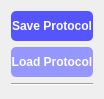
              <widget class="QWidget" name="toolProtocol">
               <property name="geometry">
                <rect>
                 <x>0</x>
                 <y>0</y>
                 <width>104</width>
                 <height>99</height>
                </rect>
               </property>
               <attribute name="label">
                <string>Protocols</string>
               </attribute>
               <layout class="QVBoxLayout" name="verticalLayout_3">
                <item>
                 <widget class="QPushButton" name="buttonSaveProtocol">
                  <property name="minimumSize">
                   <size>
                    <width>0</width>
                    <height>30</height>
                   </size>
                  </property>
                  <property name="styleSheet">
                   <string notr="true">QPushButton{	
background-color : rgb(85, 85, 255);
color:rgb(255, 255, 255);
font: 10pt &quot;Segoe UI&quot;;
font: bold;
border-radius: 5px;
}

QPushButton::checked{background-color :rgb(85, 255, 127);}

QPushButton::pressed{background-color :rgb(85, 170, 250);}</string>
                  </property>
                  <property name="text">
                   <string>Save Protocol</string>
                  </property>
                 </widget>
                </item>
                <item>
                 <widget class="QPushButton" name="buttonLoadProtocol">
                  <property name="minimumSize">
                   <size>
                    <width>0</width>
                    <height>30</height>
                   </size>
                  </property>
                  <property name="styleSheet">
                   <string notr="true">QPushButton{	
background-color : rgb(150, 150, 255);
color:rgb(255, 255, 255);
font: 10pt &quot;Segoe UI&quot;;
font: bold;
border-radius: 5px;
}

QPushButton::checked{background-color :rgb(85, 0, 127);}

QPushButton::pressed{background-color :rgb(85, 00, 250);}</string>
                  </property>
                  <property name="text">
                   <string>Load Protocol</string>
                  </property>
                 </widget>
                </item>
                <item>
                 <widget class="Line" name="line_24">
                  <property name="orientation">
                   <enum>Qt::Horizontal</enum>
                  </property>
                 </widget>
                </item>
                <item>
                 <spacer name="verticalSpacer_7">
                  <property name="orientation">
                   <enum>Qt::Vertical</enum>
                  </property>
                  <property name="sizeHint" stdset="0">
                   <size>
                    <width>20</width>
                    <height>267</height>
                   </size>
                  </property>
                 </spacer>
                </item>
               </layout>
              </widget>
